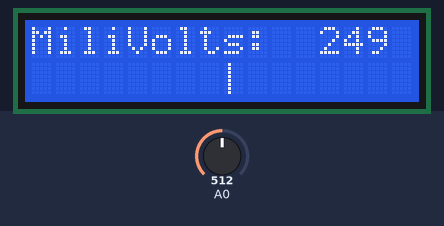
The sketch below on a simulated Arduino Uno, built with avr-gcc and run on an emulated ATmega328P. On the bench: 16×2 character LCD. The test bench sets the inputs (shaded band); at power-on: A0 = 512.

Above: at 1.2 s.
1.3 s: A0 set to 523
At 2.5 s:
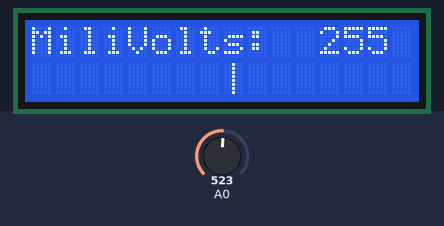
2.8 s: A0 set to 716
At 4.0 s:
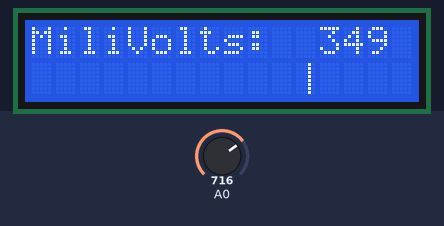
4.4 s: A0 set to 713
At 5.5 s:
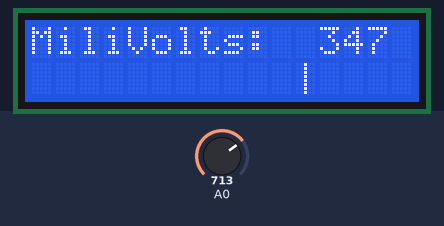
5.9 s: A0 set to 306
At 6.7 s:
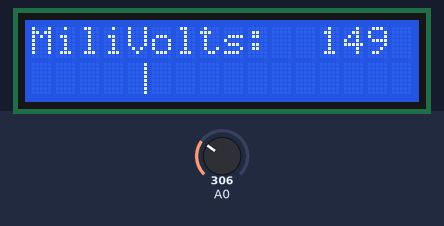
7.4 s: A0 set to 111
At 7.8 s:
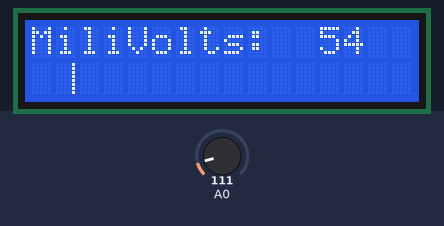
8.9 s: A0 set to 106
At 10.4 s:
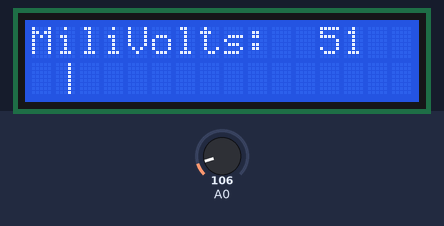
Timing chart, 0 to 11.4 s (numbered marks = the images above; inputs shaded):
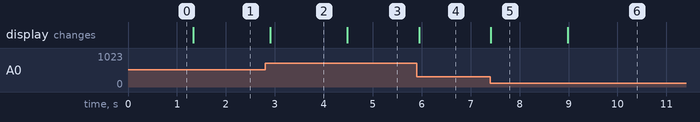

The sketch:

LCD_dual_line_analog_meter.ino
```cpp
/*****************************************
 LiquidCrystal Library - Analog meter
 Demonstrates the use a 16x2 LCD display.
 This sketch displays a simulated analog meter to the LCD

  The circuit:
 * LCD RS pin to digital pin 12
 * LCD En pin to digital pin 11
 * LCD D4 pin to digital pin 5
 * LCD D5 pin to digital pin 4
 * LCD D6 pin to digital pin 3
 * LCD D7 pin to digital pin 2
 * LCD R/W pin to ground
 * Variable resistor wiper to LCD VO pin (pin 3)

 Adapted from code written by David A. Mellis
 Modified by Limor Fried, Tom Igoe, Bob Davis
 ****************************************/

// include the library code:
#include <LiquidCrystal.h>

// initialize the library with interface pin #'s
LiquidCrystal lcd(12, 11, 5, 4, 3, 2);

byte line1[8]= {
  B10000,
  B10000,
  B10000,
  B10000,
  B10000,
  B10000,
  B10000,
  B10000
};
byte line2[8]= {
  B01000,
  B01000,
  B01000,
  B01000,
  B01000,
  B01000,
  B01000,
  B01000
};
byte line3[8]= {
  B00100,
  B00100,
  B00100,
  B00100,
  B00100,
  B00100,
  B00100,
  B00100
};
byte line4[8]= {
  B00010,
  B00010,
  B00010,
  B00010,
  B00010,
  B00010,
  B00010,
  B00010
};
byte line5[8]= {
  B00001,
  B00001,
  B00001,
  B00001,
  B00001,
  B00001,
  B00001,
  B00001
};

void setup() {
  // set up the LCD's number of columns and rows:
  lcd.begin(16, 2);
  // Print the text to the LCD.
  lcd.createChar(1, line1);
  lcd.createChar(2, line2);
  lcd.createChar(3, line3);
  lcd.createChar(4, line4);
  lcd.createChar(5, line5);
}

void loop() {
  lcd.clear();
  lcd.setCursor(0, 0);
  lcd.setCursor(0, 0);
  lcd.print("MiliVolts:");
  // set the cursor to column 12 of line 0
  lcd.setCursor(12, 0);
  int Voltage=analogRead(A0)/2.05;
  // print the temperature:
  lcd.print(Voltage);
  int metervolts=Voltage/3;
  lcd.setCursor(metervolts/10, 1);
  if (metervolts%10/2 == 0) lcd.write(1);
  if (metervolts%10/2 == 1) lcd.write(2);
  if (metervolts%10/2 == 2) lcd.write(3);
  if (metervolts%10/2 == 3) lcd.write(4);
  if (metervolts%10/2 == 4) lcd.write(5);
  delay(100);
}
```

Measured:
- the behaviour switches between 516 and 517 on A0 (found by bisection; images 0 and 1)
- the behaviour switches between 714 and 713 on A0 (found by bisection; images 2 and 3)
- the behaviour switches between 111 and 110 on A0 (found by bisection; images 5 and 6)
- after the input at 1.3 s, the display: changes at once (image 1)
- after the input at 2.8 s, the display: changes after 0.11 s (image 2)
- after the input at 4.4 s, the display: changes after 0.08 s (image 3)
- after the input at 5.9 s, the display: changes after 0.05 s (image 4)
- after the input at 7.4 s, the display: changes at once (image 5)
- after the input at 8.9 s, the display: changes after 0.09 s (image 6)
